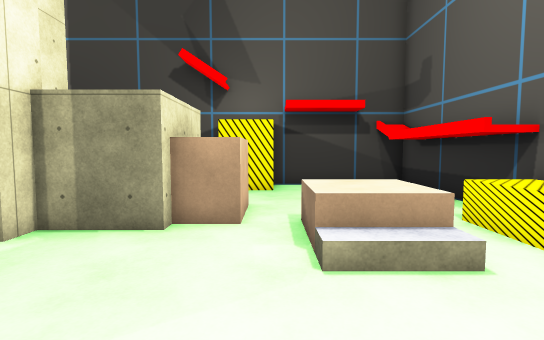
[1] (above)

22 first-person views from a walk through a Unity game level. The camera is 1.5 m above the floor, tilts 4° down and sees 85° across. The floor is counted in squares, 1 m on a side. Each view is taken from the middle of a square. On the plan, view 1 faces up. The plan holds only what a view shows up to about 15 squares ahead; the rest is blank. The place goes on beyond the plan. The player is left out. Some surface patterns are stand-ins.

[2]
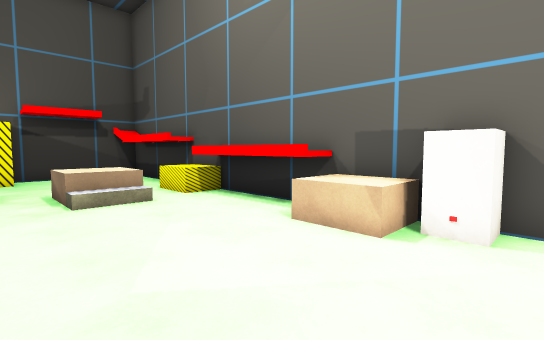

[3]
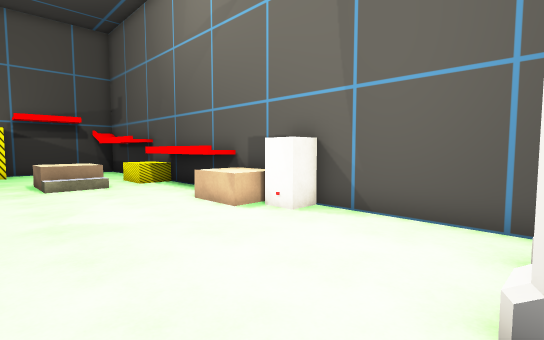

[4]
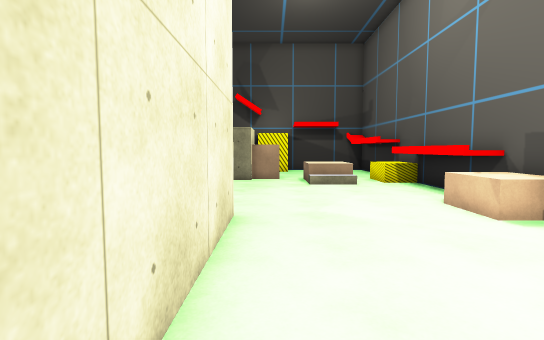

[5]
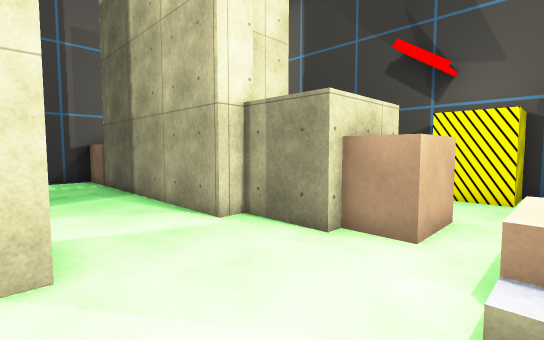

[6]
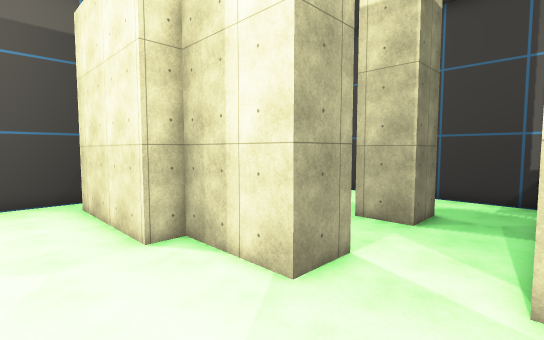

[7]
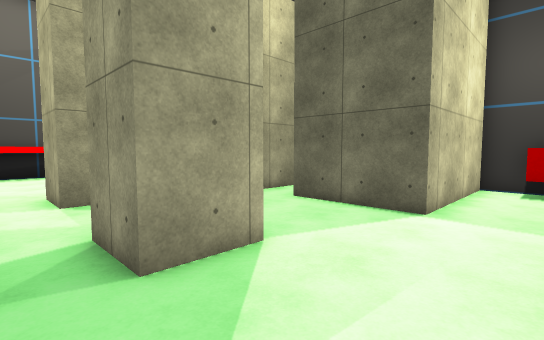

[8]
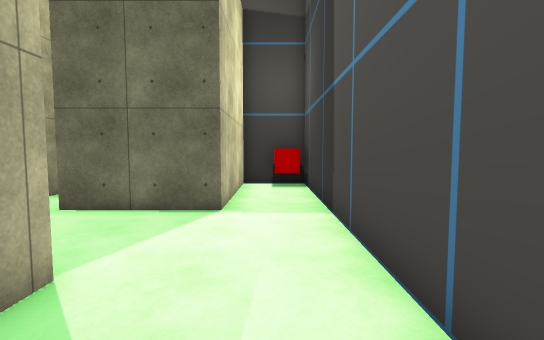

[9]
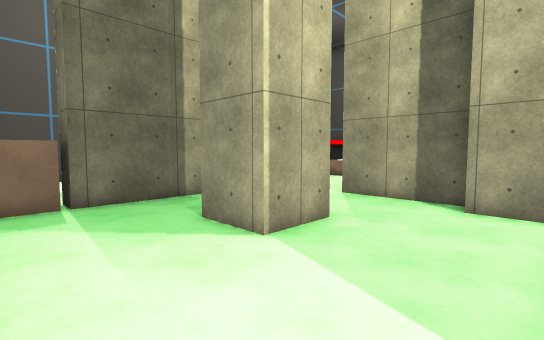

[10]
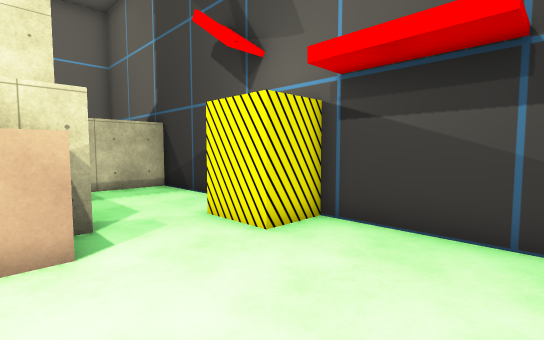

[11]
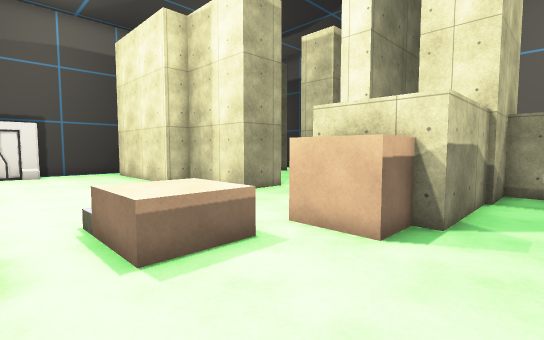

[12]
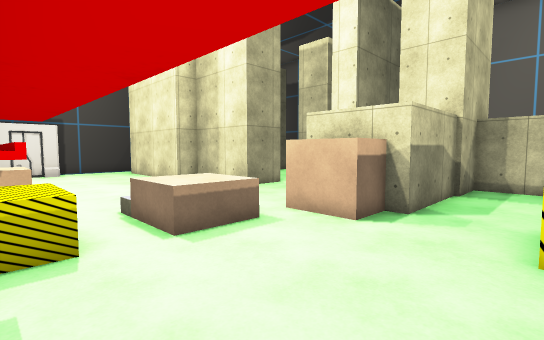

[13]
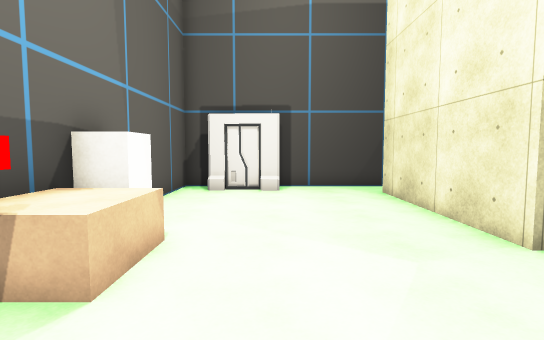

[14]
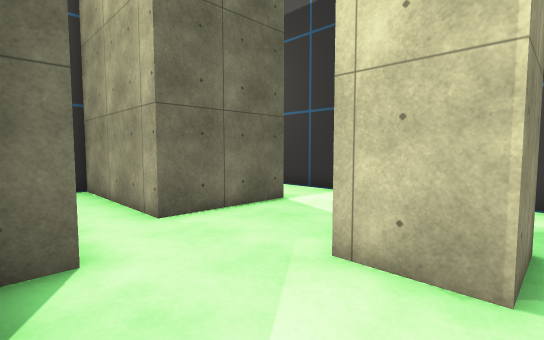

[15]
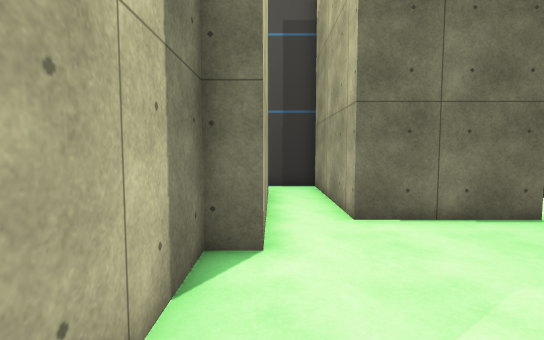

[16]
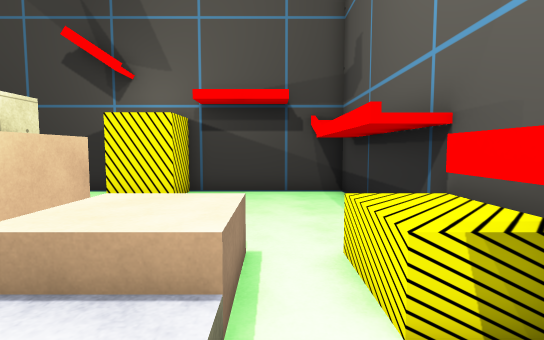

[17]
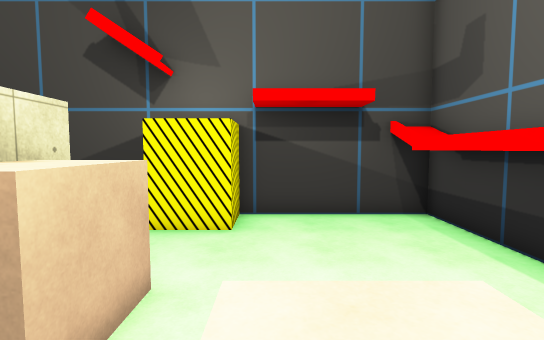

[18]
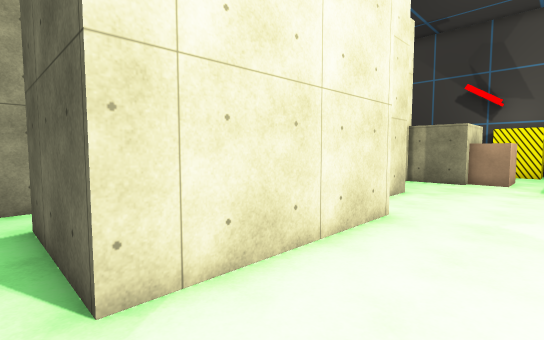

[19]
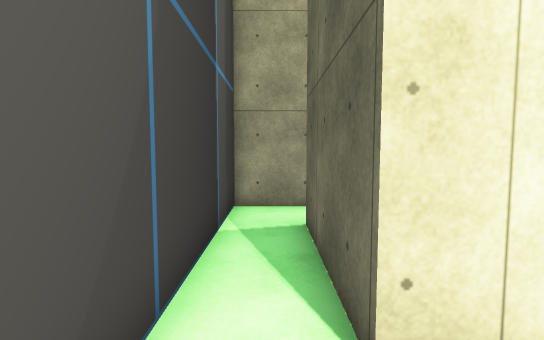

[20]
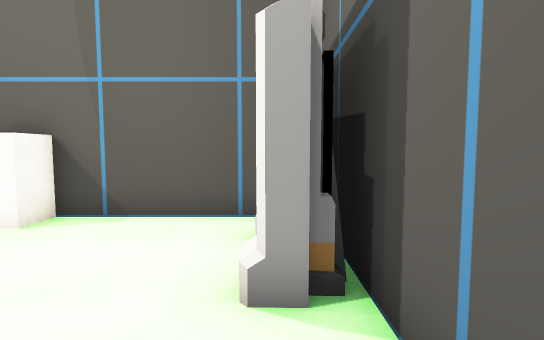

[21]
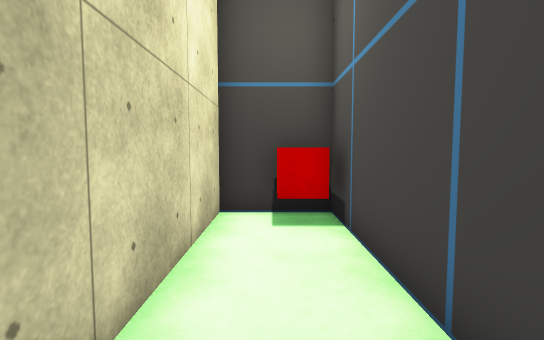

[22]
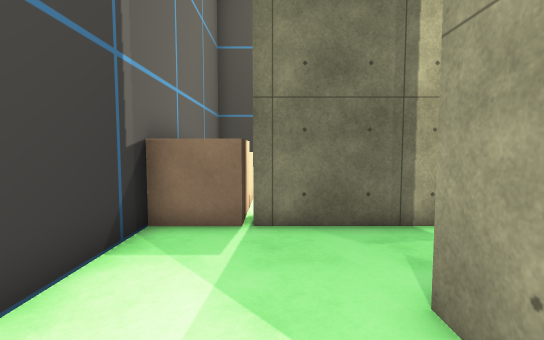

### Floor plan
Key: @ floor where view 1 was taken; # wall or solid block; . main floor; : floor 0.75 m higher than the main floor; / step, stairs or slope; ^ raised ledge; v drop or lower ground; B block; O other object.
Columns run from 15 left of view 1 to 6 right of it. Each row starts with its distance up from view 1.
 13        ##  ##  O######
 12   ###  #.....  O.....#
 11        #.....OOO.....#
 10        #.............#
  9        #.............#
  8   B    #######B......#
  7   B        ##BB......#
  6 B B#       ##BB.v:BOOO
  5 BBB#########....::.OOO
  4 #...............//.OO#
  3 #...................^#
  2 #....##.............^#
  1 #....##...###.......^#
  0 #....##...###..@....^#
 -1 #.........###......BBB
 -2 #.........####.....BBB
 -3 #........##  #.....BBB
 -4 #...####.#   #......O#
 -5 #..##  #.#   #.......#
 -6 #..#   #.#   #.......#
 -7 #..#   #.#   #.......#
 -8 #..#   #.#####.......#
 -9 ####   #.........###.#
-10  ###   ###############

Positions as (right, up) in squares from view 1, and headings:
1: (0, 0), facing up
2: (-1, -5), facing up-right
3: (-1, -9), facing up-right
4: (-1, -9), facing up
5: (1, 1), facing up-left
6: (1, 5), facing down-left
7: (-14, 3), facing down-right
8: (-13, 3), facing down
9: (-14, -4), facing up-right
10: (4, 7), facing up-left
11: (4, 10), facing down-left
12: (5, 11), facing down-left
13: (2, 2), facing down
14: (-5, 2), facing down-left
15: (-6, 2), facing down
16: (3, 2), facing up
17: (1, 4), facing up
18: (1, -9), facing up-left
19: (0, -9), facing left
20: (-1, -9), facing right
21: (-13, -3), facing down
22: (-12, -1), facing up
